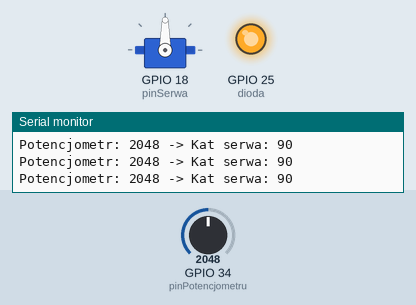
Bench run of a sketch on a simulated ESP32. On the bench: servo, output pins drawn as LEDs (lit = HIGH), the last lines printed to the serial monitor. The test bench sets the inputs (shaded band); at power-on: GPIO 34 (pinPotencjometru) = 2048.

Above: at 1.2 s.
1.3 s: GPIO 34 (pinPotencjometru) set to 1055
At 2.0 s:
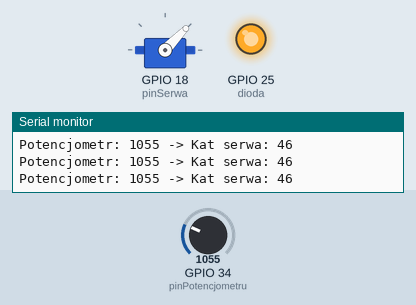
2.8 s: GPIO 34 (pinPotencjometru) set to 950
At 3.2 s:
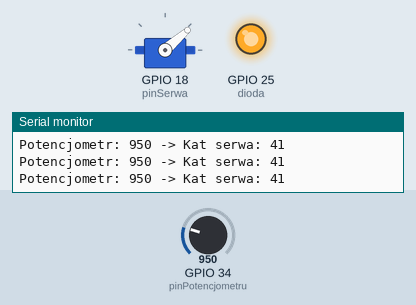
5.8 s: GPIO 34 (pinPotencjometru) set to 246
At 6.6 s:
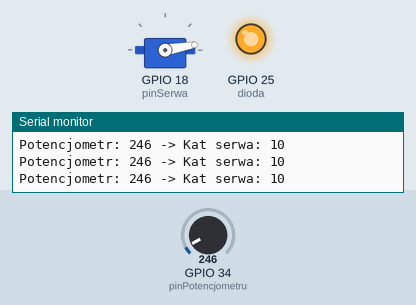
7.3 s: GPIO 34 (pinPotencjometru) set to 217
At 7.7 s:
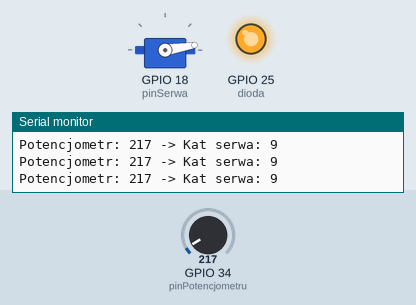
10.3 s: GPIO 34 (pinPotencjometru) set to 2866
At 10.8 s:
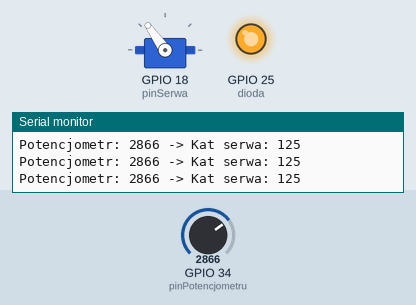
11.8 s: GPIO 34 (pinPotencjometru) set to 2346
At 13.0 s:
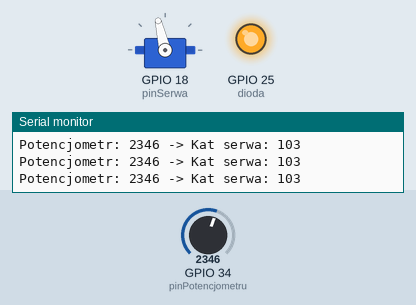
13.3 s: GPIO 34 (pinPotencjometru) set to 2232
Timing chart, 0 to 16.3 s (numbered marks = the images above; inputs shaded):
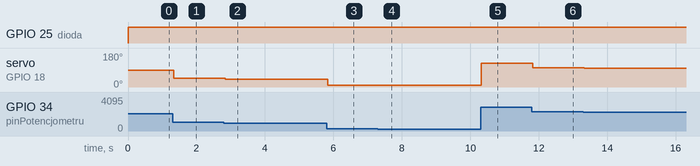

The sketch:

serwo-potencjometr.ino
```cpp
#include <ESP32Servo.h>


const int pinPotencjometru = 34;
const int pinSerwa = 18;
const int dioda= 25;
Servo mojeSerwo;

void setup() {
 Serial.begin(9600);

mojeSerwo.attach(pinSerwa);
pinMode(dioda, OUTPUT);
}

void loop()
{
  // 1. Odczyt wartości z potencjometru (zakres 0 - 4095 dla ESP32)
  int wartoscPotencjometru = analogRead(pinPotencjometru);

  // 2. Skalowanie wartości z zakresu ADC (0-4095) na zakres kąta serwa (0-180)
  int katSerwa = map(wartoscPotencjometru, 0, 4095, 0, 180);

  // 3. Ruch serwomechanizmu
  mojeSerwo.write(katSerwa);

  // Opcjonalnie: Wyświetlanie danych w Monitorze Szeregowym
  Serial.print("Potencjometr: ");
  Serial.print(wartoscPotencjometru);
  Serial.print(" -> Kat serwa: ");
  Serial.println(katSerwa);
  digitalWrite(dioda,1);

  // Krótki odczek dla stabilizacji pracy
  delay(15);
}
```

Measured:
- after the input at 1.3 s, servo on GPIO 18 (pinSerwa): 90° → 46° at once
- after the input at 2.8 s, servo on GPIO 18 (pinSerwa): 46° → 41° at once
- after the input at 5.8 s, servo on GPIO 18 (pinSerwa): 41° → 10° at once
- after the input at 7.3 s, servo on GPIO 18 (pinSerwa): 10° → 9° at once
- after the input at 10.3 s, servo on GPIO 18 (pinSerwa): 9° → 125° at once
- after the input at 11.8 s, servo on GPIO 18 (pinSerwa): 125° → 103° at once
- after the input at 13.3 s, servo on GPIO 18 (pinSerwa): 103° → 98° at once
